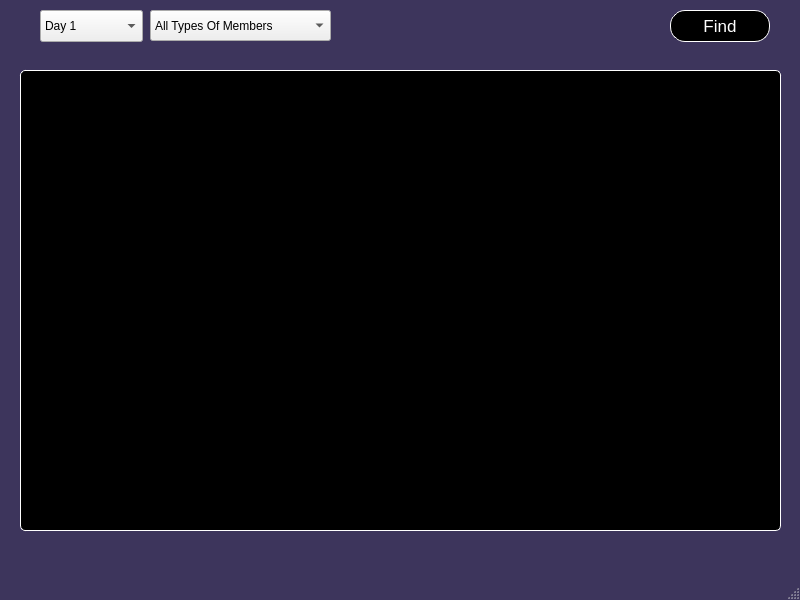
<?xml version="1.0" encoding="UTF-8"?>
<ui version="4.0">
 <class>SalesReportForm</class>
 <widget class="QMainWindow" name="SalesReportForm">
  <property name="geometry">
   <rect>
    <x>0</x>
    <y>0</y>
    <width>800</width>
    <height>600</height>
   </rect>
  </property>
  <property name="windowTitle">
   <string>Sales Report</string>
  </property>
  <property name="styleSheet">
   <string notr="true">QMainWindow{
background-color: rgb(61, 53, 92);
}</string>
  </property>
  <widget class="QWidget" name="centralwidget">
   <widget class="QComboBox" name="comboBox">
    <property name="geometry">
     <rect>
      <x>40</x>
      <y>10</y>
      <width>103</width>
      <height>32</height>
     </rect>
    </property>
    <property name="cursor">
     <cursorShape>PointingHandCursor</cursorShape>
    </property>
    <property name="styleSheet">
     <string notr="true"/>
    </property>
    <item>
     <property name="text">
      <string>Day 1</string>
     </property>
    </item>
    <item>
     <property name="text">
      <string>Day 2</string>
     </property>
    </item>
    <item>
     <property name="text">
      <string>Day 3</string>
     </property>
    </item>
    <item>
     <property name="text">
      <string>Day 4</string>
     </property>
    </item>
    <item>
     <property name="text">
      <string>Day 5</string>
     </property>
    </item>
    <item>
     <property name="text">
      <string>Day 6</string>
     </property>
    </item>
    <item>
     <property name="text">
      <string>Day 7</string>
     </property>
    </item>
   </widget>
   <widget class="QPushButton" name="pushButton">
    <property name="geometry">
     <rect>
      <x>670</x>
      <y>10</y>
      <width>100</width>
      <height>32</height>
     </rect>
    </property>
    <property name="cursor">
     <cursorShape>PointingHandCursor</cursorShape>
    </property>
    <property name="styleSheet">
     <string notr="true">QPushButton{
text-align: center;
background-color: black;
color: white;
border: 1px solid white;
border-radius: 15px;
font: 17px;
width:1 5px;
height: 8px;
}</string>
    </property>
    <property name="text">
     <string>Find</string>
    </property>
   </widget>
   <widget class="QTableView" name="tableView">
    <property name="geometry">
     <rect>
      <x>10</x>
      <y>60</y>
      <width>781</width>
      <height>481</height>
     </rect>
    </property>
    <property name="styleSheet">
     <string notr="true">QTableView{
background-color: #000;
color: #fff;
font-size: 10px;
border: 1px solid white;
border-radius: 5px;
margin: 10px;
padding: 10px;
}</string>
    </property>
    <property name="editTriggers">
     <set>QAbstractItemView::NoEditTriggers</set>
    </property>
   </widget>
   <widget class="QComboBox" name="comboBox_2">
    <property name="geometry">
     <rect>
      <x>150</x>
      <y>10</y>
      <width>181</width>
      <height>31</height>
     </rect>
    </property>
    <property name="cursor">
     <cursorShape>PointingHandCursor</cursorShape>
    </property>
    <item>
     <property name="text">
      <string>All Types Of Members</string>
     </property>
    </item>
    <item>
     <property name="text">
      <string>Regular Members</string>
     </property>
    </item>
    <item>
     <property name="text">
      <string>Executive Members</string>
     </property>
    </item>
   </widget>
  </widget>
  <widget class="QMenuBar" name="menubar">
   <property name="geometry">
    <rect>
     <x>0</x>
     <y>0</y>
     <width>800</width>
     <height>22</height>
    </rect>
   </property>
  </widget>
  <widget class="QStatusBar" name="statusbar"/>
 </widget>
 <resources/>
 <connections/>
</ui>
